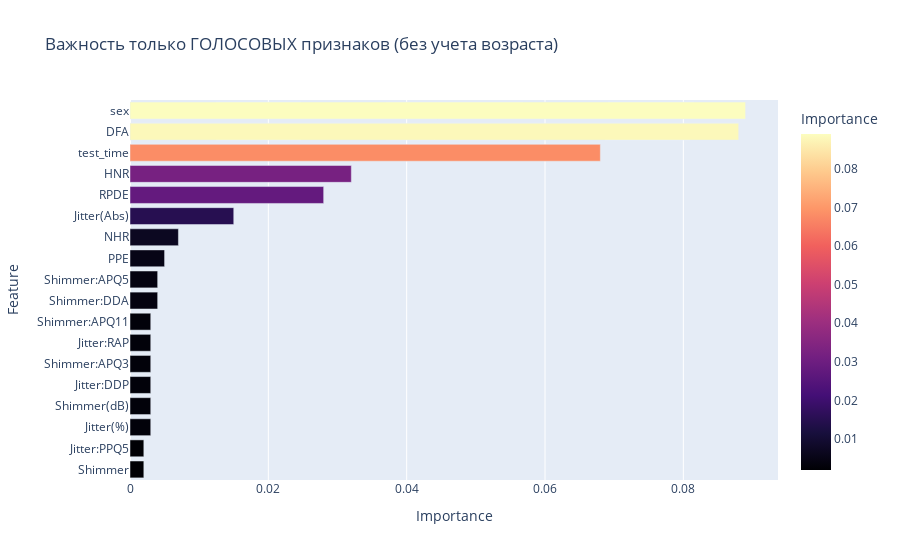

The code cell stored with this chart in its notebook:
### Code cell
# Удаляем age из importances, чтобы увидеть масштаб остальных
importances_no_age = importances[importances['Feature'] != 'age']

fig_imp_voice = px.bar(importances_no_age, x='Importance', y='Feature', orientation='h',
                 title='Важность только ГОЛОСОВЫХ признаков (без учета возраста)',
                 color='Importance', color_continuous_scale='Magma')
fig_imp_voice.show()

### Figure 1 — Plotly figure (JSON) as saved in the notebook; plotly's stock layout.template omitted (floating-point values rounded to 4 significant figures)
{"data": [{"hovertemplate": "Importance=%{marker.color}<br>Feature=%{y}<extra></extra>", "legendgroup": "", "marker": {"color": [0.002, 0.002, 0.003, 0.003, 0.003, 0.003, 0.003, 0.003, 0.004, 0.004, 0.005, 0.007, 0.015, 0.028, 0.032, 0.068, 0.088, 0.089], "coloraxis": "coloraxis", "pattern": {"shape": ""}}, "name": "", "orientation": "h", "showlegend": false, "textposition": "auto", "type": "bar", "x": [0.002, 0.002, 0.003, 0.003, 0.003, 0.003, 0.003, 0.003, 0.004, 0.004, 0.005, 0.007, 0.015, 0.028, 0.032, 0.068, 0.088, 0.089], "xaxis": "x", "y": ["Shimmer", "Jitter:PPQ5", "Jitter(%)", "Shimmer(dB)", "Jitter:DDP", "Shimmer:APQ3", "Jitter:RAP", "Shimmer:APQ11", "Shimmer:DDA", "Shimmer:APQ5", "PPE", "NHR", "Jitter(Abs)", "RPDE", "HNR", "test_time", "DFA", "sex"], "yaxis": "y"}], "layout": {"barmode": "relative", "coloraxis": {"colorbar": {"title": {"text": "Importance"}}, "colorscale": [[0, "#000004"], [0.1111, "#180f3d"], [0.2222, "#440f76"], [0.3333, "#721f81"], [0.4444, "#9e2f7f"], [0.5556, "#cd4071"], [0.6667, "#f1605d"], [0.7778, "#fd9668"], [0.8889, "#feca8d"], [1, "#fcfdbf"]]}, "legend": {"tracegroupgap": 0}, "title": {"text": "Важность только ГОЛОСОВЫХ признаков (без учета возраста)"}, "xaxis": {"anchor": "y", "domain": [0, 1], "title": {"text": "Importance"}}, "yaxis": {"anchor": "x", "domain": [0, 1], "title": {"text": "Feature"}}}}
